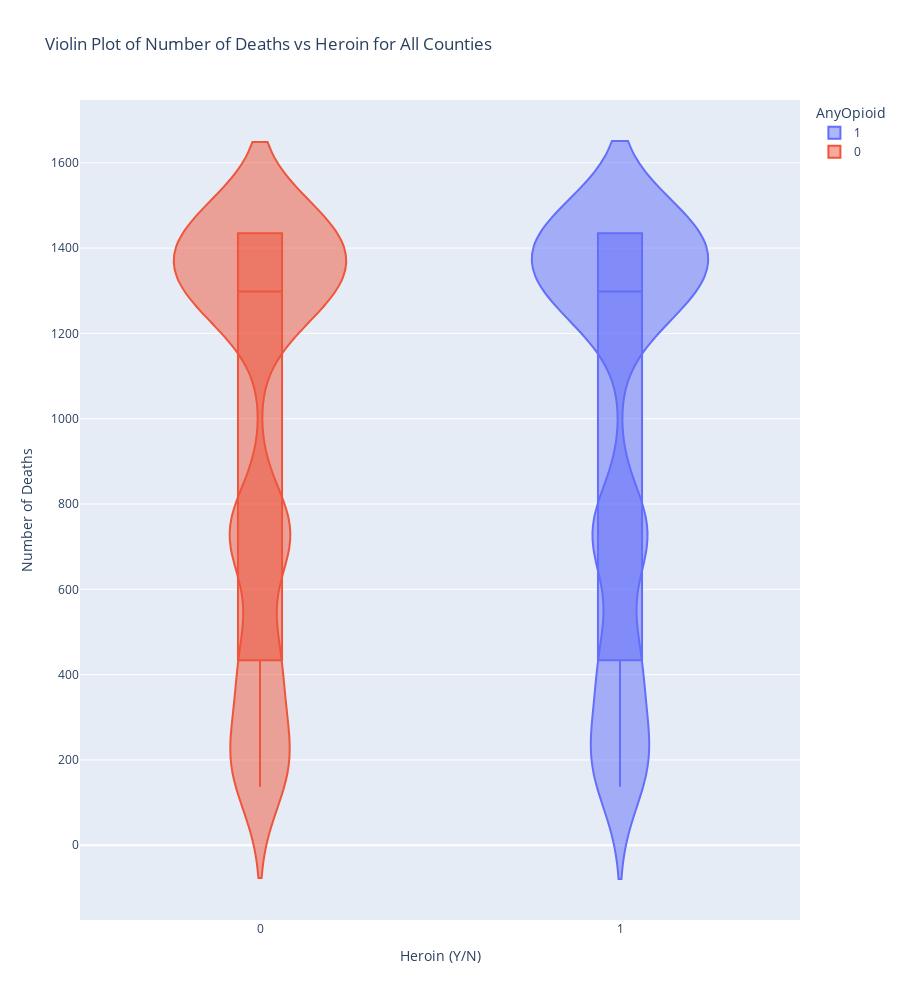

Notebook source saved alongside this figure:
### Code cell
fig = px.violin(df, 
                y="num_of_deaths_in_county",  # Replace with the actual column for deaths
                x="AnyOpioid",  # Replace with the actual column for Heroin
                box=True,  # Show box plot inside the violin plot
                points=False,  # Display individual points
                color="AnyOpioid",  # Optional: color by Heroin
                title="Violin Plot of Number of Deaths vs Heroin for All Counties")

fig.update_layout(
    yaxis_title="Number of Deaths",
    xaxis_title="Heroin (Y/N)",
    height=1000  # Adjust the height to elongate the plot
)


fig.show()

### Figure 1 — Plotly figure (JSON) as saved in the notebook; plotly's stock layout.template omitted (floating-point values rounded to 4 significant figures; data arrays with more than 128 entries replaced by an {"elided": "..."} marker saying what was removed)
{"data": [{"alignmentgroup": "True", "box": {"visible": true}, "hovertemplate": "AnyOpioid=%{x}<br>num_of_deaths_in_county=%{y}<extra></extra>", "legendgroup": "1", "marker": {"color": "#636efa"}, "name": "1", "offsetgroup": "1", "orientation": "v", "points": false, "scalegroup": "True", "showlegend": true, "type": "violin", "x": {"elided": "2258 int values"}, "x0": " ", "xaxis": "x", "y": {"elided": "2258 int values"}, "y0": " ", "yaxis": "y"}, {"alignmentgroup": "True", "box": {"visible": true}, "hovertemplate": "AnyOpioid=%{x}<br>num_of_deaths_in_county=%{y}<extra></extra>", "legendgroup": "0", "marker": {"color": "#EF553B"}, "name": "0", "offsetgroup": "0", "orientation": "v", "points": false, "scalegroup": "True", "showlegend": true, "type": "violin", "x": {"elided": "2412 int values"}, "x0": " ", "xaxis": "x", "y": {"elided": "2412 int values"}, "y0": " ", "yaxis": "y"}], "layout": {"height": 1000, "legend": {"title": {"text": "AnyOpioid"}, "tracegroupgap": 0}, "title": {"text": "Violin Plot of Number of Deaths vs Heroin for All Counties"}, "violinmode": "overlay", "xaxis": {"anchor": "y", "categoryarray": [1, 0], "categoryorder": "array", "domain": [0, 1], "title": {"text": "Heroin (Y/N)"}}, "yaxis": {"anchor": "x", "domain": [0, 1], "title": {"text": "Number of Deaths"}}}}
